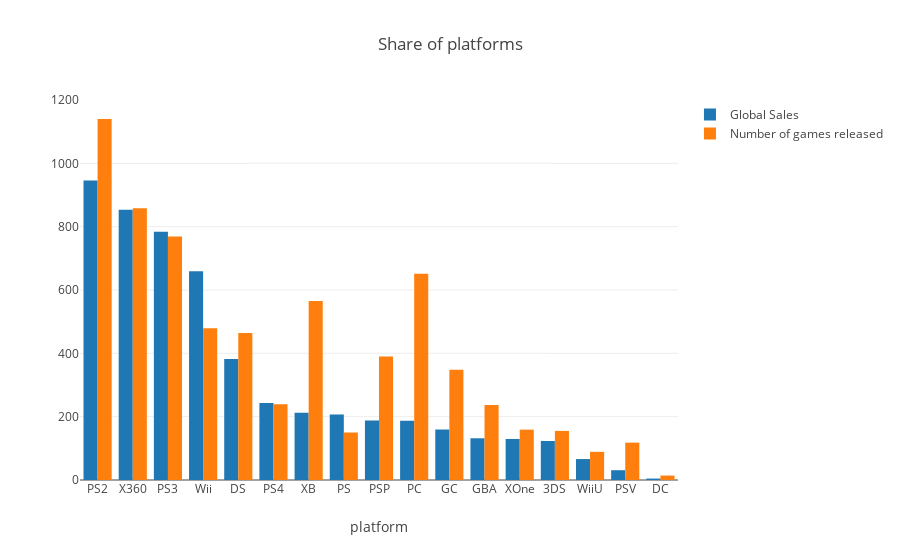

Source (notebook cell):
### Code cell
platforms_df =df.groupby('Platform')[['Global_Sales']].sum().join(df.groupby('Platform')[['Name']].count()) 
platforms_df.columns = ['Global_Sales', 'Number_of_Games']
platforms_df.sort_values('Global_Sales', ascending = False, inplace = True)
trace0 = go.Bar(x = platforms_df.index, y = platforms_df.Global_Sales, name = 'Global Sales')
trace1 = go.Bar(x = platforms_df.index, y = platforms_df.Number_of_Games, name = 'Number of games released')
data = [trace0, trace1]
layout = {'title':'Share of platforms', 'xaxis':{'title':'platform'}}
fig = go.Figure(data=data, layout=layout)
iplot(fig, show_link = False)

### Figure 1 — Plotly figure (JSON) as saved in the notebook; plotly's stock layout.template omitted (floating-point values rounded to 4 significant figures)
{"data": [{"name": "Global Sales", "type": "bar", "x": ["PS2", "X360", "PS3", "Wii", "DS", "PS4", "XB", "PS", "PSP", "PC", "GC", "GBA", "XOne", "3DS", "WiiU", "PSV", "DC"], "y": [946.0, 853.3, 784.3, 659.0, 382.3, 243.0, 212.1, 206.6, 187.9, 187.1, 159.4, 131.8, 129.6, 123.2, 66.08, 30.88, 4.55]}, {"name": "Number of games released", "type": "bar", "x": ["PS2", "X360", "PS3", "Wii", "DS", "PS4", "XB", "PS", "PSP", "PC", "GC", "GBA", "XOne", "3DS", "WiiU", "PSV", "DC"], "y": [1140, 858, 769, 479, 464, 239, 565, 150, 390, 651, 348, 237, 159, 155, 89, 118, 14]}], "layout": {"title": "Share of platforms", "xaxis": {"title": "platform"}}}
